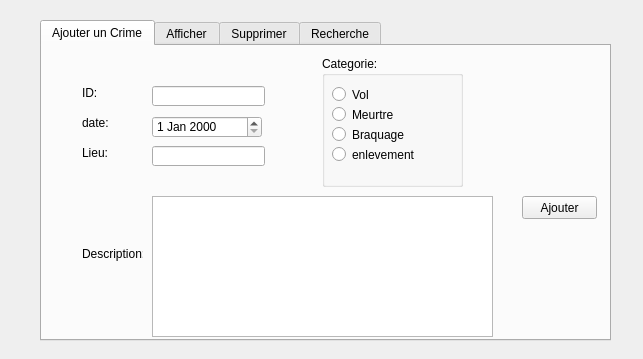
<?xml version="1.0" encoding="UTF-8"?>
<ui version="4.0">
 <class>widcrime</class>
 <widget class="QWidget" name="widcrime">
  <property name="windowModality">
   <enum>Qt::WindowModal</enum>
  </property>
  <property name="geometry">
   <rect>
    <x>0</x>
    <y>0</y>
    <width>643</width>
    <height>359</height>
   </rect>
  </property>
  <property name="windowTitle">
   <string>Crime</string>
  </property>
  <widget class="QTabWidget" name="tabWidget">
   <property name="geometry">
    <rect>
     <x>40</x>
     <y>20</y>
     <width>571</width>
     <height>321</height>
    </rect>
   </property>
   <property name="currentIndex">
    <number>0</number>
   </property>
   <widget class="QWidget" name="tab">
    <attribute name="title">
     <string>Ajouter un Crime</string>
    </attribute>
    <widget class="QLabel" name="label">
     <property name="geometry">
      <rect>
       <x>40</x>
       <y>40</y>
       <width>47</width>
       <height>13</height>
      </rect>
     </property>
     <property name="text">
      <string>ID:</string>
     </property>
    </widget>
    <widget class="QLabel" name="label_2">
     <property name="geometry">
      <rect>
       <x>40</x>
       <y>70</y>
       <width>47</width>
       <height>13</height>
      </rect>
     </property>
     <property name="text">
      <string>date:</string>
     </property>
    </widget>
    <widget class="QLabel" name="label_3">
     <property name="geometry">
      <rect>
       <x>40</x>
       <y>100</y>
       <width>47</width>
       <height>13</height>
      </rect>
     </property>
     <property name="text">
      <string>Lieu:</string>
     </property>
    </widget>
    <widget class="QLabel" name="label_5">
     <property name="geometry">
      <rect>
       <x>40</x>
       <y>200</y>
       <width>61</width>
       <height>16</height>
      </rect>
     </property>
     <property name="text">
      <string>Description:</string>
     </property>
    </widget>
    <widget class="QLineEdit" name="le_id">
     <property name="geometry">
      <rect>
       <x>110</x>
       <y>40</y>
       <width>113</width>
       <height>20</height>
      </rect>
     </property>
    </widget>
    <widget class="QLineEdit" name="Le_lieu">
     <property name="geometry">
      <rect>
       <x>110</x>
       <y>100</y>
       <width>113</width>
       <height>20</height>
      </rect>
     </property>
    </widget>
    <widget class="QPushButton" name="pb_Ajouter">
     <property name="geometry">
      <rect>
       <x>480</x>
       <y>150</y>
       <width>75</width>
       <height>23</height>
      </rect>
     </property>
     <property name="text">
      <string>Ajouter</string>
     </property>
    </widget>
    <widget class="QDateEdit" name="de_date">
     <property name="geometry">
      <rect>
       <x>110</x>
       <y>70</y>
       <width>110</width>
       <height>22</height>
      </rect>
     </property>
    </widget>
    <widget class="QTextEdit" name="te_description">
     <property name="geometry">
      <rect>
       <x>110</x>
       <y>150</y>
       <width>341</width>
       <height>141</height>
      </rect>
     </property>
    </widget>
    <widget class="QRadioButton" name="rb_Vol">
     <property name="geometry">
      <rect>
       <x>290</x>
       <y>40</y>
       <width>82</width>
       <height>17</height>
      </rect>
     </property>
     <property name="text">
      <string>Vol</string>
     </property>
    </widget>
    <widget class="QRadioButton" name="rb_meurtre">
     <property name="geometry">
      <rect>
       <x>290</x>
       <y>60</y>
       <width>82</width>
       <height>17</height>
      </rect>
     </property>
     <property name="text">
      <string>Meurtre</string>
     </property>
    </widget>
    <widget class="QRadioButton" name="rb_braquage">
     <property name="geometry">
      <rect>
       <x>290</x>
       <y>80</y>
       <width>82</width>
       <height>17</height>
      </rect>
     </property>
     <property name="text">
      <string>Braquage</string>
     </property>
    </widget>
    <widget class="QRadioButton" name="rb_enlevement">
     <property name="geometry">
      <rect>
       <x>290</x>
       <y>100</y>
       <width>82</width>
       <height>17</height>
      </rect>
     </property>
     <property name="text">
      <string>enlevement</string>
     </property>
    </widget>
    <widget class="QGroupBox" name="gb_categorie">
     <property name="geometry">
      <rect>
       <x>280</x>
       <y>10</y>
       <width>141</width>
       <height>131</height>
      </rect>
     </property>
     <property name="title">
      <string>Categorie:</string>
     </property>
    </widget>
    <zorder>gb_categorie</zorder>
    <zorder>label</zorder>
    <zorder>label_2</zorder>
    <zorder>label_3</zorder>
    <zorder>label_5</zorder>
    <zorder>le_id</zorder>
    <zorder>Le_lieu</zorder>
    <zorder>pb_Ajouter</zorder>
    <zorder>de_date</zorder>
    <zorder>te_description</zorder>
    <zorder>rb_Vol</zorder>
    <zorder>rb_meurtre</zorder>
    <zorder>rb_braquage</zorder>
    <zorder>rb_enlevement</zorder>
   </widget>
   <widget class="QWidget" name="tab_2">
    <attribute name="title">
     <string>Afficher</string>
    </attribute>
    <widget class="QTableView" name="Tab_crime">
     <property name="geometry">
      <rect>
       <x>30</x>
       <y>40</y>
       <width>501</width>
       <height>231</height>
      </rect>
     </property>
    </widget>
   </widget>
   <widget class="QWidget" name="tab_3">
    <attribute name="title">
     <string>Supprimer</string>
    </attribute>
    <widget class="QLabel" name="label_7">
     <property name="geometry">
      <rect>
       <x>60</x>
       <y>40</y>
       <width>47</width>
       <height>13</height>
      </rect>
     </property>
     <property name="text">
      <string>ID:</string>
     </property>
    </widget>
    <widget class="QLineEdit" name="le_id_supp">
     <property name="geometry">
      <rect>
       <x>110</x>
       <y>40</y>
       <width>113</width>
       <height>20</height>
      </rect>
     </property>
    </widget>
    <widget class="QPushButton" name="pb_supprimer">
     <property name="geometry">
      <rect>
       <x>130</x>
       <y>130</y>
       <width>75</width>
       <height>23</height>
      </rect>
     </property>
     <property name="text">
      <string>Supprimer</string>
     </property>
    </widget>
   </widget>
   <widget class="QWidget" name="tab_4">
    <attribute name="title">
     <string>Recherche</string>
    </attribute>
    <widget class="QLineEdit" name="le_id_recherche">
     <property name="geometry">
      <rect>
       <x>50</x>
       <y>10</y>
       <width>113</width>
       <height>20</height>
      </rect>
     </property>
    </widget>
    <widget class="QLabel" name="label_4">
     <property name="geometry">
      <rect>
       <x>10</x>
       <y>10</y>
       <width>47</width>
       <height>13</height>
      </rect>
     </property>
     <property name="text">
      <string>ID:</string>
     </property>
    </widget>
    <widget class="QLabel" name="label_6">
     <property name="geometry">
      <rect>
       <x>10</x>
       <y>70</y>
       <width>47</width>
       <height>13</height>
      </rect>
     </property>
     <property name="text">
      <string>Date:</string>
     </property>
    </widget>
    <widget class="QLabel" name="label_8">
     <property name="geometry">
      <rect>
       <x>10</x>
       <y>40</y>
       <width>47</width>
       <height>13</height>
      </rect>
     </property>
     <property name="text">
      <string>Lieu:</string>
     </property>
    </widget>
    <widget class="QLineEdit" name="le_lieu_recherche">
     <property name="geometry">
      <rect>
       <x>50</x>
       <y>40</y>
       <width>113</width>
       <height>20</height>
      </rect>
     </property>
    </widget>
    <widget class="QTableView" name="tab_recherche">
     <property name="geometry">
      <rect>
       <x>10</x>
       <y>110</y>
       <width>491</width>
       <height>181</height>
      </rect>
     </property>
    </widget>
    <widget class="QPushButton" name="pb_recherche">
     <property name="geometry">
      <rect>
       <x>420</x>
       <y>70</y>
       <width>75</width>
       <height>23</height>
      </rect>
     </property>
     <property name="text">
      <string>rechercher</string>
     </property>
    </widget>
    <widget class="QLineEdit" name="le_date_recherche">
     <property name="geometry">
      <rect>
       <x>50</x>
       <y>70</y>
       <width>113</width>
       <height>20</height>
      </rect>
     </property>
    </widget>
    <widget class="QCheckBox" name="cb_tri_Date">
     <property name="geometry">
      <rect>
       <x>210</x>
       <y>40</y>
       <width>70</width>
       <height>17</height>
      </rect>
     </property>
     <property name="text">
      <string>Date</string>
     </property>
    </widget>
    <widget class="QCheckBox" name="cb_tri_Lieu">
     <property name="geometry">
      <rect>
       <x>210</x>
       <y>70</y>
       <width>70</width>
       <height>17</height>
      </rect>
     </property>
     <property name="text">
      <string>Lieu</string>
     </property>
    </widget>
    <widget class="QGroupBox" name="groupBox">
     <property name="geometry">
      <rect>
       <x>190</x>
       <y>10</y>
       <width>120</width>
       <height>80</height>
      </rect>
     </property>
     <property name="title">
      <string>Trier par</string>
     </property>
    </widget>
    <zorder>groupBox</zorder>
    <zorder>le_id_recherche</zorder>
    <zorder>label_4</zorder>
    <zorder>label_6</zorder>
    <zorder>label_8</zorder>
    <zorder>le_lieu_recherche</zorder>
    <zorder>tab_recherche</zorder>
    <zorder>pb_recherche</zorder>
    <zorder>le_date_recherche</zorder>
    <zorder>cb_tri_Date</zorder>
    <zorder>cb_tri_Lieu</zorder>
   </widget>
  </widget>
 </widget>
 <resources/>
 <connections/>
</ui>
